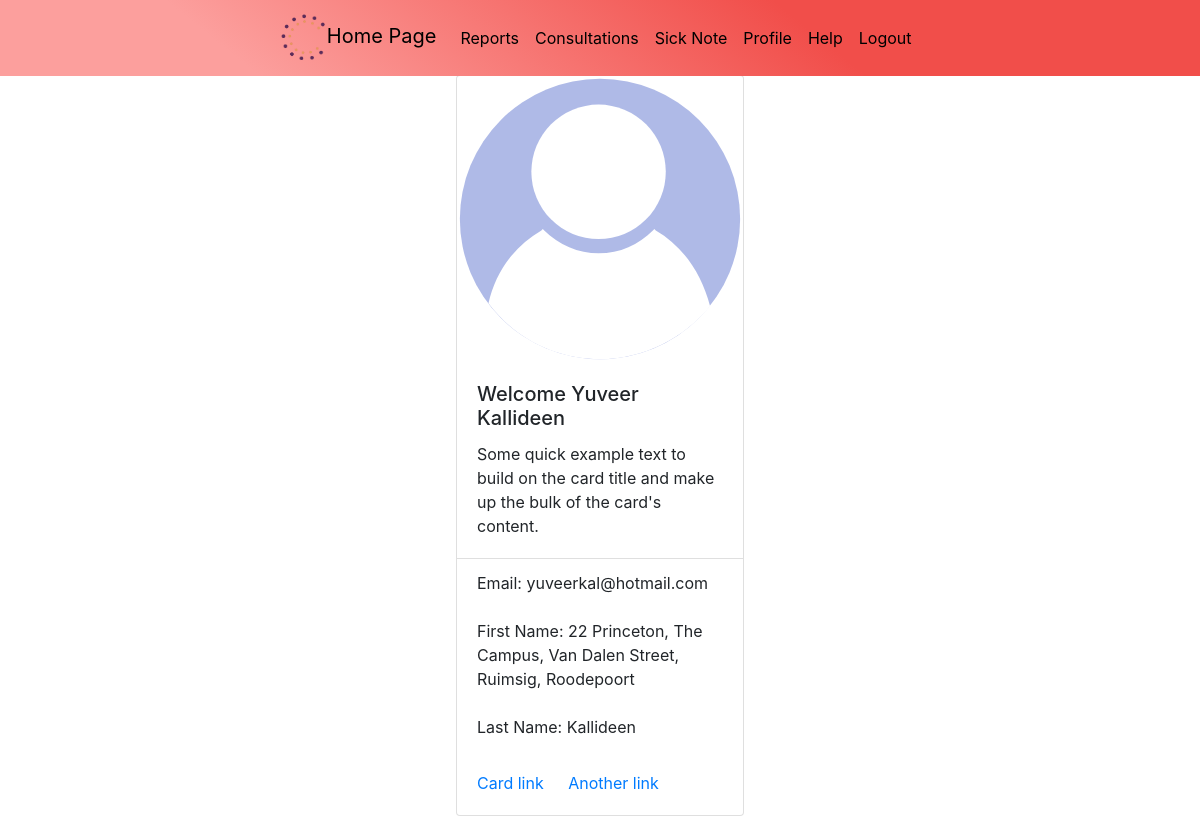
Screenshot of /Account.php (signed in) with the database file from the repository.
### tables this page shows
CREATE TABLE `patient` (
  `patient_id` int(255) NOT NULL,
  `title` varchar(255) NOT NULL,
  `initials` varchar(255) NOT NULL,
  `first_name` varchar(255) NOT NULL,
  `last_name` varchar(255) NOT NULL,
  `address_1` varchar(255) NOT NULL,
  `address_2` varchar(255) NOT NULL,
  `medical_aid_name` varchar(255) NOT NULL,
  `medical_aid_number` varchar(255) NOT NULL,
  `id_number` varchar(255) NOT NULL,
  `employer` varchar(255) NOT NULL,
  `work_phone` varchar(255) NOT NULL,
  `home_phone` varchar(255) NOT NULL,
  `cell_phone` varchar(255) NOT NULL,
  `referred_by` varchar(255) NOT NULL,
  `gender` varchar(255) NOT NULL,
  `email` varchar(255) NOT NULL,
  `password` varchar(255) NOT NULL,
  `date_of_birth` date DEFAULT NULL
);

### Account.php (the view, shortened to what this page needs)
<?php
include_once('header1.php');
require_once('connection.php');
$id = $_SESSION['patient_id'];
$fname = $lname = $email = $gender = '';
$sql = "SELECT * FROM patient WHERE patient_id='$id'";
$result = mysqli_query($conn, $sql);
if (mysqli_num_rows($result) > 0) {
    while ($row = mysqli_fetch_assoc($result)) {
        $fname = $row["first_name"];
        $lname = $row["last_name"];
        $email = $row["email"];
        $address_1 = $row["address_1"];
    }
}
?>
<!DOCTYPE html>
<html lang="en">
<head>
    <link rel="stylesheet" href="https://stackpath.bootstrapcdn.com/bootstrap/4.5.2/css/bootstrap.min.css">
    <link rel="stylesheet" href="account_card.css">
</head>
<body>
    <div class="card" style="width: 18rem;">
        <img src="img/user.svg" class="card-img-top" alt="...">
        <div class="card-body">
            <h5 class="card-title">Welcome <?php echo $fname . " " . $lname; ?></h5>
            <p class="card-text">Some quick example text to build on the card title and make up the bulk of the card's content.</p>
        </div>
        <ul class="list-group list-group-flush">
            <li class="list-group-item">Email: <?php echo $email; ?> </li>
            <li class="list-group-item">First Name: <?php echo $address_1; ?></li>
            <li class="list-group-item">Last Name: <?php echo $lname; ?></li>
        </ul>
        <div class="card-body">
            <a href="#" class="card-link">Card link</a>
            <a href="#" class="card-link">Another link</a>
        </div>
    </div>
</body>
</html>

### nav.css (style rules this page uses)
* { margin: 0%; }

### account_card.css (style rules this page uses)
.card { margin: 0 auto; float: none; margin-bottom: 10px; }

### rows the page displays
patient: first_name "Yuveer", last_name "Kallideen", email "yuveerkal@hotmail.com", address_1 "22 Princeton, The Campus, Van Dalen Street, Ruimsig, Roodepoort"
